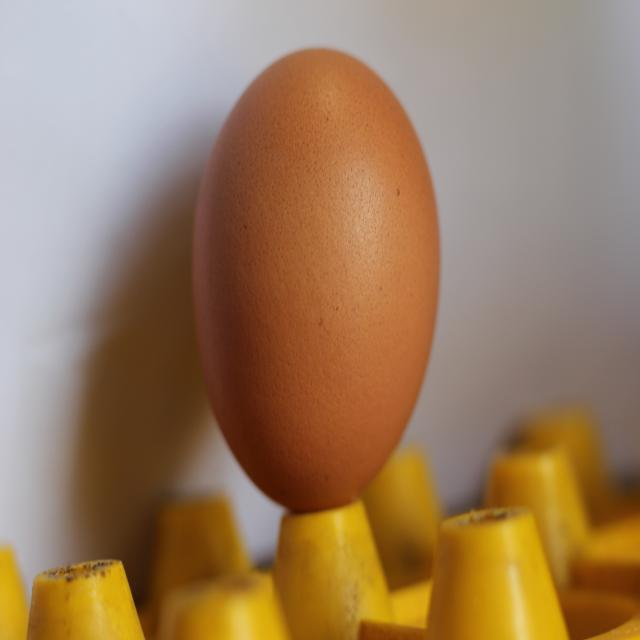
//> input picture TennisBallDetector/TennisBallDetection/Images/IMG_5635_JPG.rf.d18e39a21031c0afb1bf2e4fa37772a9.jpg, 640 x 640 px, given in place of the camera
$ ./EggSegmentationMain   (built with g++ and OpenCV 4)
//> lines starting //> are read from the running program, lines starting //| are printed output that depends on the picture; after the words box and inside, x2 and y2 are one past the last pixel; in counts of white or black regions, pixels touching at a corner belong together
#include <opencv2/opencv.hpp>
#include <iostream>

// HSV threshold trackbar values
int h_low = 12, s_low = 80, v_low = 60;
int h_high = 25, s_high = 200, v_high = 180;

int main() {
    // Open default camera
    cv::VideoCapture cap(0);
    if (!cap.isOpened()) {
        std::cerr << "Error: Could not open camera." << std::endl;
        return -1;
    }

    cv::Mat frame, hsv, mask;

    // Create trackbars window
    cv::namedWindow("Trackbars", cv::WINDOW_AUTOSIZE);
    cv::createTrackbar("H Low",  "Trackbars", &h_low, 179);
    cv::createTrackbar("H High", "Trackbars", &h_high, 179);
    cv::createTrackbar("S Low",  "Trackbars", &s_low, 255);
    cv::createTrackbar("S High", "Trackbars", &s_high, 255);
    cv::createTrackbar("V Low",  "Trackbars", &v_low, 255);
    cv::createTrackbar("V High", "Trackbars", &v_high, 255);

    bool eggPreviouslyDetected = false;

    while (true) {
        cap >> frame;
//> frame is the input picture: 640 rows x 640 cols, CV_8UC3; mean B, G, R 93.9, 124.4, 154.6
        if (frame.empty()) break;

        // Convert to HSV and blur
        cv::cvtColor(frame, hsv, cv::COLOR_BGR2HSV);
//> hsv: 640 rows x 640 cols, CV_8UC3; mean H, S, V 37.4, 112.8, 156.9
        cv::GaussianBlur(hsv, hsv, cv::Size(5, 5), 0);
//> hsv: 640 rows x 640 cols, CV_8UC3; mean H, S, V 37.4, 112.8, 156.9

        // Threshold based on trackbar values
        cv::inRange(hsv, cv::Scalar(h_low, s_low, v_low),
                         cv::Scalar(h_high, s_high, v_high), mask);
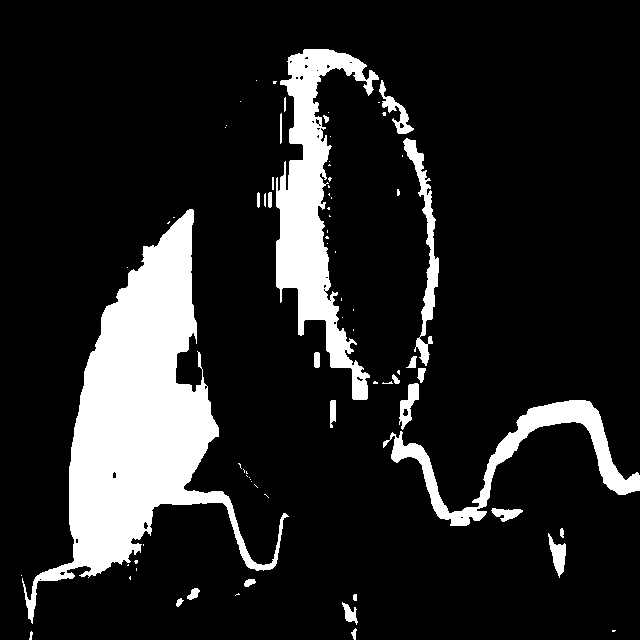
//> mask: 640 rows x 640 cols, CV_8UC1; 14.1% white; 78 white regions (50 under 20 px), largest, box (x1, y1, x2, y2) and area: (22, 209, 289, 624) 33859, (276, 49, 379, 400) 12809, (383, 400, 640, 526) 5936

        // Morphological cleanup
        cv::morphologyEx(mask, mask, cv::MORPH_OPEN, cv::Mat(), cv::Point(-1,-1), 2);
        cv::morphologyEx(mask, mask, cv::MORPH_CLOSE, cv::Mat(), cv::Point(-1,-1), 2);
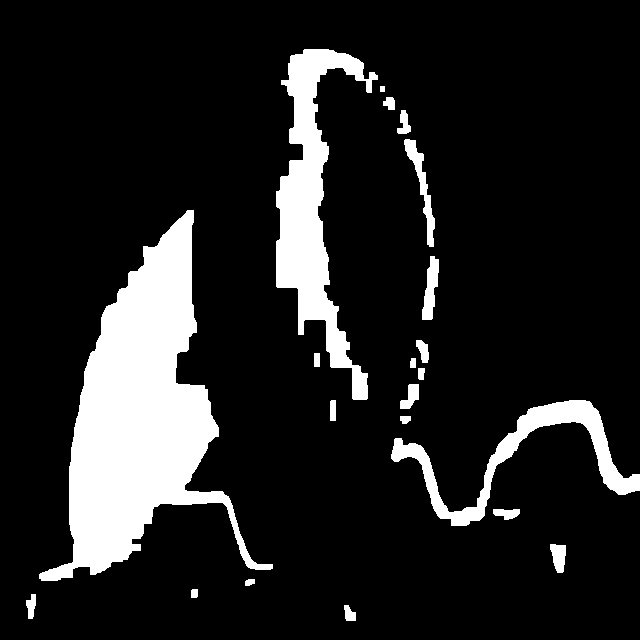
//> mask: 640 rows x 640 cols, CV_8UC1; 13.5% white; 21 white regions

        // Find contours
        std::vector<std::vector<cv::Point>> contours;
        cv::findContours(mask, contours, cv::RETR_EXTERNAL, cv::CHAIN_APPROX_SIMPLE);
//> contours = 21 contours; largest, box (x1, y1, x2, y2) and area: (39, 210, 273, 581) 32556, (276, 49, 378, 400) 11834, (391, 400, 640, 526) 5484, (404, 139, 435, 247) 779, (422, 256, 439, 320) 576

        bool eggFound = false;

        for (auto &contour : contours) {
            if (contour.size() >= 5) { // required for fitEllipse
                cv::RotatedRect ellipse = cv::fitEllipse(contour);

                // Egg-like aspect ratio
                float aspect = (float)ellipse.size.height / ellipse.size.width;
                if (aspect > 1.2 && aspect < 2.0) {
                    cv::ellipse(frame, ellipse, cv::Scalar(0, 255, 0), 2);
                    eggFound = true;
                }
            }
        }
//> this loop made 21 passes
//> (ellipse, aspect) on passes 1 to 11: (centre (349.2, 614.7), size (10.6, 19.1), angle 153.1, 1.8), (centre (30.6, 606.2), size (8.6, 26.9), angle 5.6, 3.11), (centre (194, 593), size (8.3, 10.2), angle 22.5, 1.23), (centre (249.2, 581.8), size (5.6, 12.6), angle 72.2, 2.24), (centre (558.2, 555.1), size (14.1, 33.7), angle 173.7, 2.4), (centre (506.3, 513.2), size (10.4, 28), angle 89.9, 2.7), (centre (405, 417.2), size (10.3, 12.4), angle 4.1, 1.21), (centre (518.2, 465.2), size (119.4, 212.9), angle 91.9, 1.78), (centre (332.7, 410.2), size (11, 22), angle 1.9, 2), (centre (410, 395.1), size (15, 30), angle 30.9, 2), (centre (420.8, 370.8), size (6.2, 22.7), angle 1.8, 3.68)
//> contour on pass 20: 4 Points (x, y): [380, 86], [380, 91], [384, 91], [384, 86]
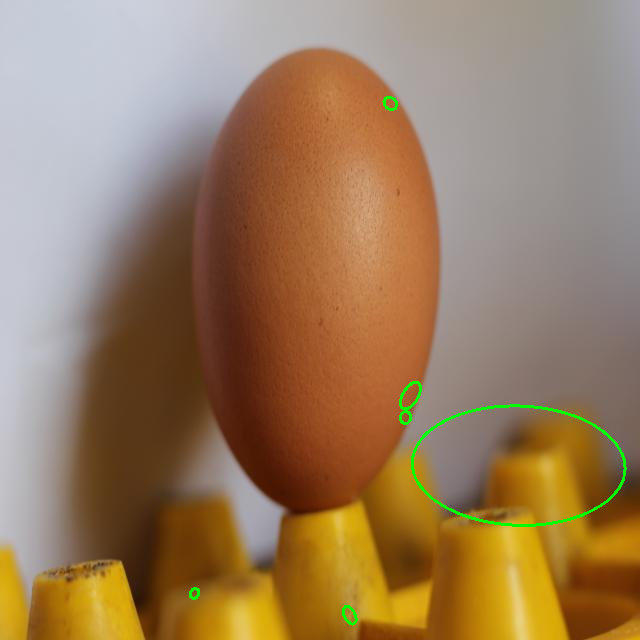
//> frame: 640 rows x 640 cols, CV_8UC3; 0.55% of pixels changed, all inside (x1, y1, x2, y2) = (189, 96, 627, 626)

        // Trigger signal only on NEW detection
        if (eggFound && !eggPreviouslyDetected) {
            std::cout << "✅ Egg detected!" << std::endl;
        }

        eggPreviouslyDetected = eggFound;
//> eggPreviouslyDetected = true

        // Show results
        cv::imshow("Mask", mask);
        cv::imshow("Egg Detection", frame);

        // Exit on 'q'
        if (cv::waitKey(30) == 'q') break;
//> the 'q' key is pressed
    }

    cap.release();
    cv::destroyAllWindows();
    return 0;
}

$ run again, on TennisBallDetector/TennisBallDetection/Images/IMG_5688_JPG.rf.466814e957588dc1a204132417e16c57.jpg
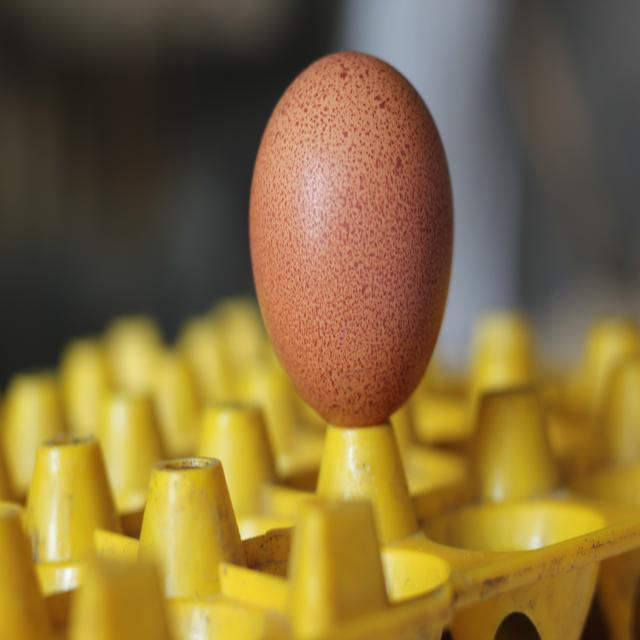
//> input picture TennisBallDetector/TennisBallDetection/Images/IMG_5688_JPG.rf.466814e957588dc1a204132417e16c57.jpg, 640 x 640 px, given in place of the camera
//> frame is the input picture: 640 rows x 640 cols, CV_8UC3; mean B, G, R 59.2, 108.5, 131.7
//> `cv::morphologyEx(mask, mask, cv::MORPH_CLOSE, cv::Mat(), cv::Point(-1,..`:
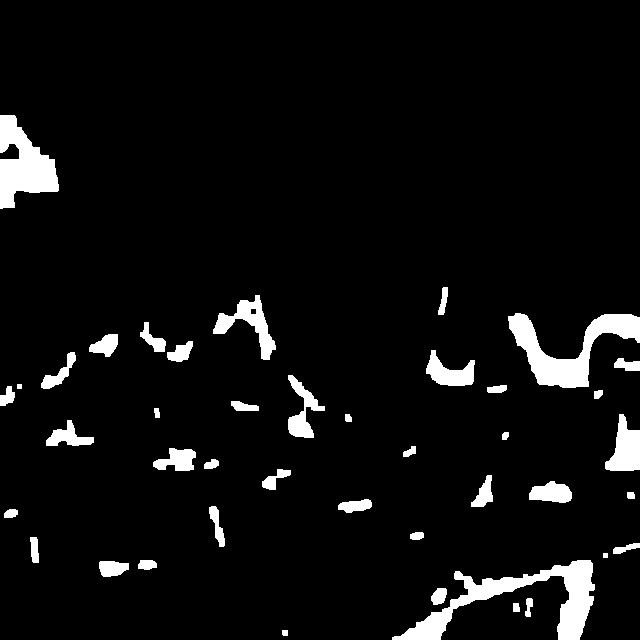
//> mask: 640 rows x 640 cols, CV_8UC1; 5.8% white; 42 white regions
//> contours = 42 contours, 2 with area under 20; largest, box (x1, y1, x2, y2) and area: (392, 560, 595, 640) 4358, (508, 313, 640, 388) 3596, (0, 115, 59, 209) 3012, (213, 295, 276, 360) 1250, (605, 414, 640, 471) 1155
//> the loop `for (auto &contour : contours)` made 42 passes
//> (ellipse, aspect) on passes 1 to 7: (centre (284.7, 632.3), size (6.4, 7.1), angle 135, 1.11), (centre (515.9, 608.8), size (6.2, 18.9), angle 175.3, 3.05), (centre (528.5, 605.8), size (6.3, 23.9), angle 5.4, 3.77), (centre (438.8, 595.7), size (12.9, 19.4), angle 32.1, 1.5), (centre (111.6, 567.9), size (15.7, 30.6), angle 90.3, 1.96), (centre (505.3, 619), size (91, 183.8), angle 73, 2.02), (centre (146.5, 564.2), size (9.5, 19.8), angle 88, 2.08)
//> after the loop `for (auto &contour : contours)`:
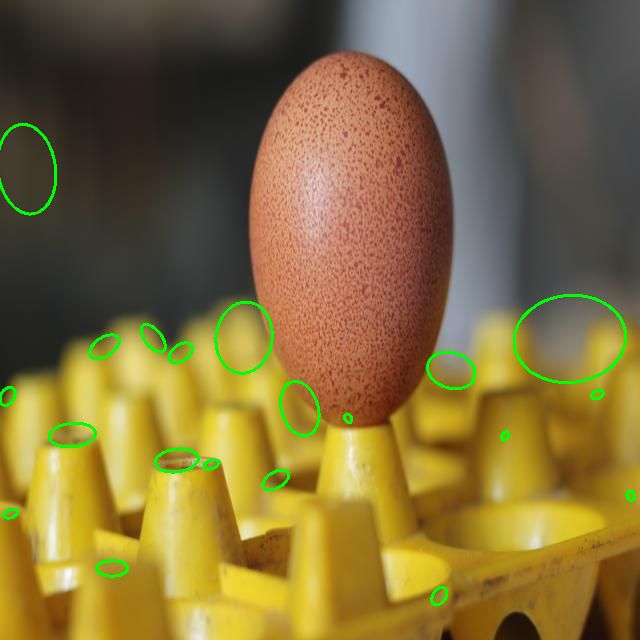
//> frame: 640 rows x 640 cols, CV_8UC3; 1.37% of pixels changed, all inside (x1, y1, x2, y2) = (0, 123, 636, 607)
//> eggPreviouslyDetected = true

$ run again, on TennisBallDetector/TennisBallDetection/Images/IMG_5694_JPG.rf.237eb1a7266c3ae238ced8f7e656c11a.jpg
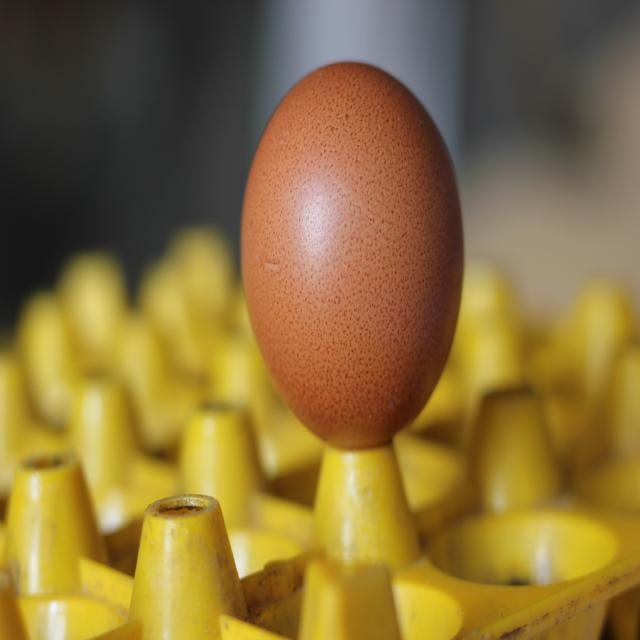
//> input picture TennisBallDetector/TennisBallDetection/Images/IMG_5694_JPG.rf.237eb1a7266c3ae238ced8f7e656c11a.jpg, 640 x 640 px, given in place of the camera
//> frame is the input picture: 640 rows x 640 cols, CV_8UC3; mean B, G, R 57.9, 112.4, 137.8
//> `cv::morphologyEx(mask, mask, cv::MORPH_CLOSE, cv::Mat(), cv::Point(-1,..`:
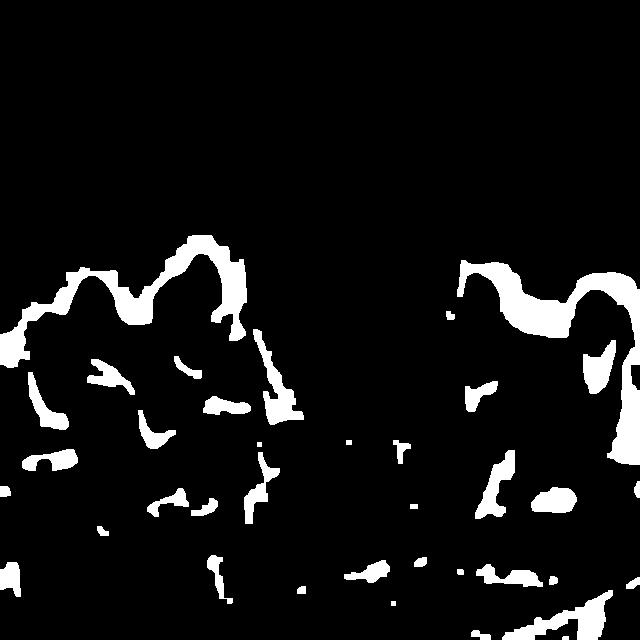
//> mask: 640 rows x 640 cols, CV_8UC1; 7.6% white; 37 white regions
//> contours = 37 contours, 3 with area under 20; largest, box (x1, y1, x2, y2) and area: (457, 260, 640, 465) 7474, (0, 235, 247, 368) 6624, (502, 590, 613, 640) 1866, (253, 329, 304, 425) 1422, (475, 450, 515, 519) 1080
//> the loop `for (auto &contour : contours)` made 37 passes
//> (ellipse, aspect) on passes 1, 2, 4, 5, 6, 7, 8: (centre (565.2, 637.7), size (4.9, 7.1), angle 80.8, 1.44), (centre (480.3, 634.7), size (7.8, 23), angle 102.1, 2.94), (centre (575.9, 619.2), size (37.7, 118.6), angle 74.3, 3.14), (centre (302, 590.1), size (8, 11.7), angle 68.5, 1.46), (centre (633.6, 583.1), size (7.3, 20.1), angle 57.6, 2.74), (centre (552.6, 580.2), size (8.3, 9.7), angle 67.3, 1.17), (centre (460, 571.5), size (6.4, 7.8), angle 121.7, 1.23)
//> after the loop `for (auto &contour : contours)`:
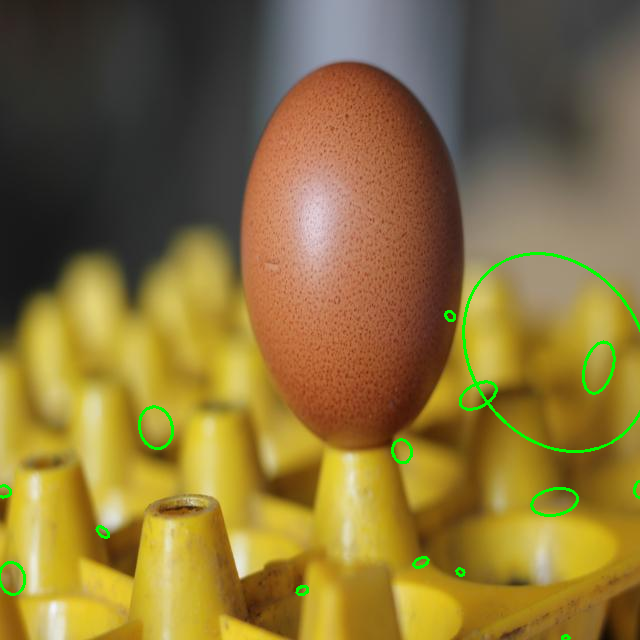
//> frame: 640 rows x 640 cols, CV_8UC3; 0.98% of pixels changed, all inside (x1, y1, x2, y2) = (0, 252, 640, 640)
//> eggPreviouslyDetected = true

$ run again, on TennisBallDetector/TennisBallDetection/Images/IMG_5695_JPG.rf.5bdb8dba2189e05db4c14f760add43db.jpg
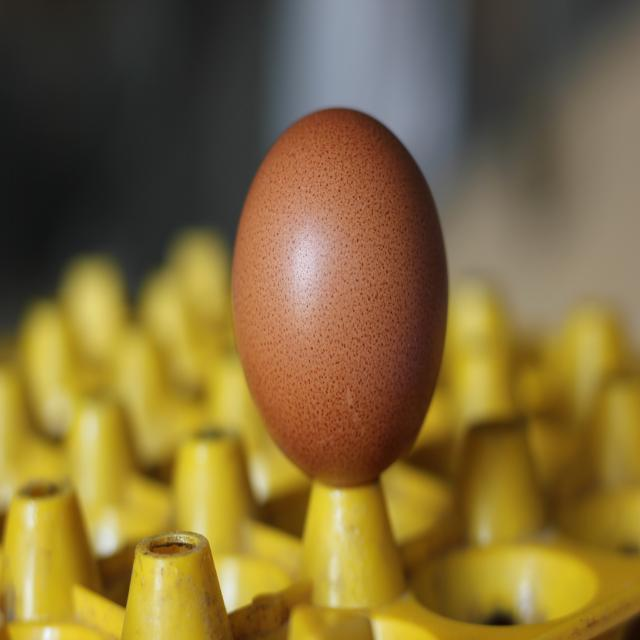
//> input picture TennisBallDetector/TennisBallDetection/Images/IMG_5695_JPG.rf.5bdb8dba2189e05db4c14f760add43db.jpg, 640 x 640 px, given in place of the camera
//> frame is the input picture: 640 rows x 640 cols, CV_8UC3; mean B, G, R 57.4, 107.2, 128.9
//> `cv::morphologyEx(mask, mask, cv::MORPH_CLOSE, cv::Mat(), cv::Point(-1,..`:
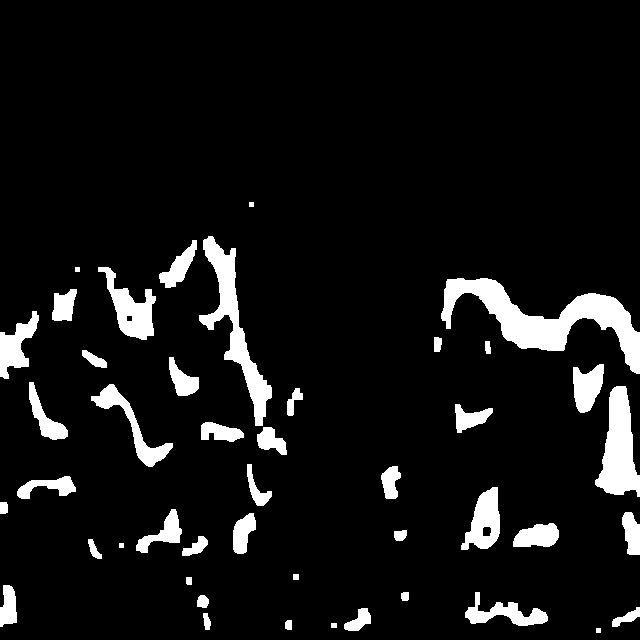
//> mask: 640 rows x 640 cols, CV_8UC1; 7.9% white; 45 white regions
//> contours = 45 contours, 4 with area under 20; largest, box (x1, y1, x2, y2) and area: (441, 278, 640, 374) 6089, (199, 236, 272, 426) 3221, (595, 386, 640, 497) 2794, (98, 267, 156, 340) 1664, (461, 487, 500, 550) 1427
//> the loop `for (auto &contour : contours)` made 45 passes
//> (ellipse, aspect) on passes 3 to 9: (centre (289.1, 624.5), size (9.7, 10.1), angle 66.4, 1.04), (centre (206.4, 621.5), size (6.2, 19), angle 170.2, 3.07), (centre (358, 620.6), size (17.6, 30.1), angle 46, 1.71), (centre (627.6, 616.9), size (9.6, 38.4), angle 65.4, 3.99), (centre (202.5, 601.2), size (11.7, 13.2), angle 20.2, 1.13), (centre (505.3, 613), size (27.9, 77.1), angle 95.7, 2.76), (centre (405, 595.8), size (9, 9.6), angle 37.1, 1.07)
//> after the loop `for (auto &contour : contours)`:
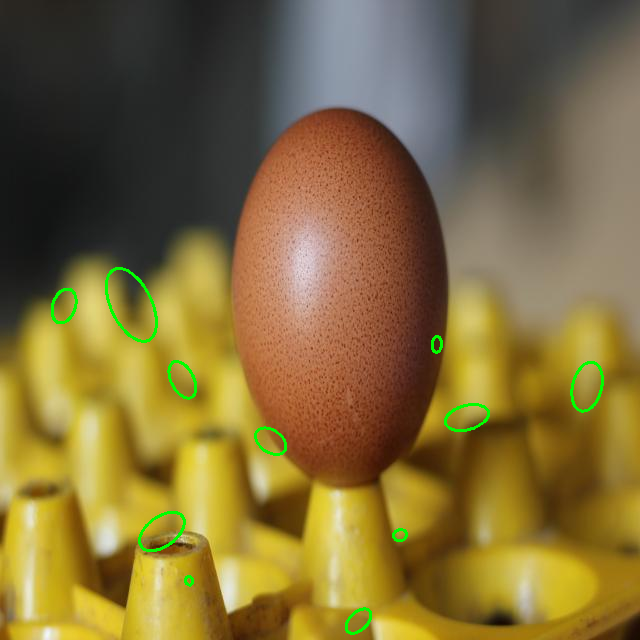
//> frame: 640 rows x 640 cols, CV_8UC3; 0.75% of pixels changed, all inside (x1, y1, x2, y2) = (51, 267, 604, 635)
//> eggPreviouslyDetected = true
